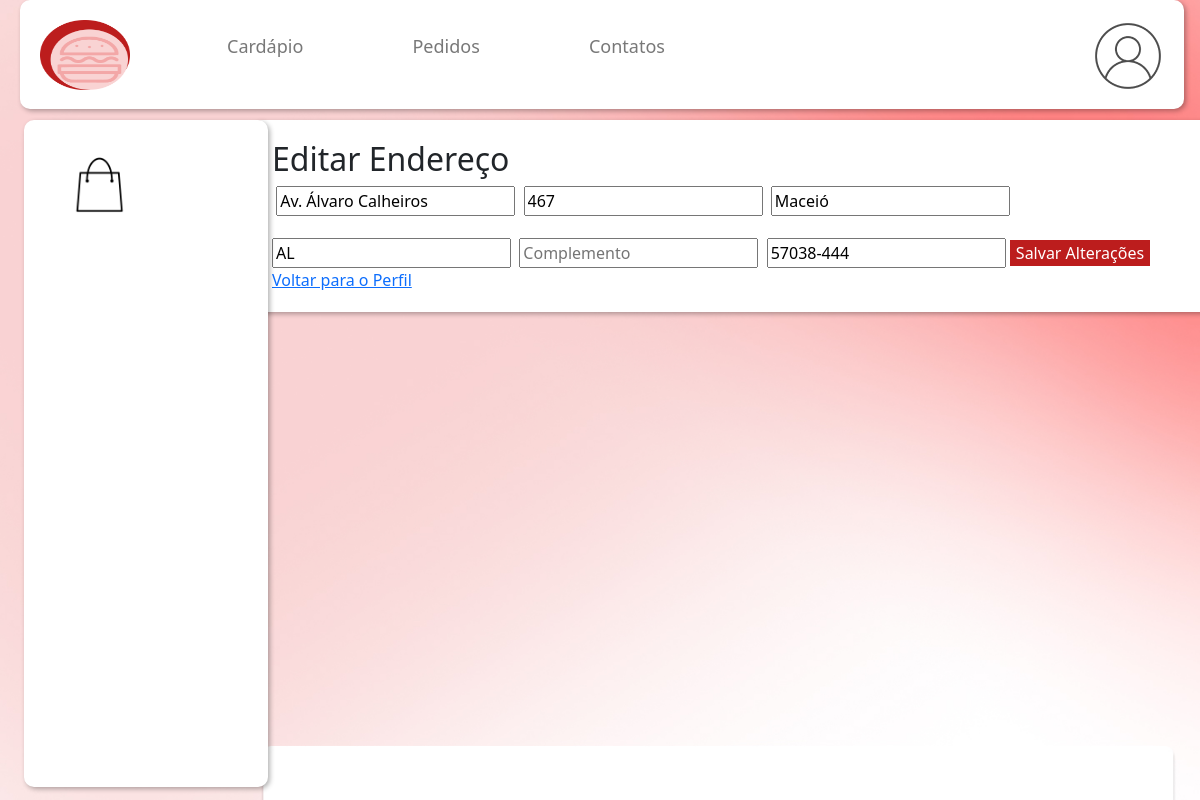
The app's page /edit_endereco/4/ (signed in) with its own data.
### app/models.py (models this page shows, shortened)
class Endereco(models.Model):
    user = models.ForeignKey(User, on_delete=models.CASCADE, related_name="enderecos")
    rua = models.CharField(max_length=500)
    numero = models.CharField(max_length=100)
    cidade = models.CharField(max_length=100)
    estado = models.CharField(max_length=100)
    complemento = models.CharField(max_length=500)
    cep = models.CharField(max_length=20)
    criado_em = models.DateTimeField(auto_now_add=True)

### app/views.py (the view, shortened to what this page needs)
# urls.py: path('edit_endereco/<int:endereco_id>/', edit_endereco, name='edit_endereco'),
def edit_endereco(request, endereco_id):
    endereco = get_object_or_404(Endereco, id=endereco_id, user=request.user)
    return render(request, 'dashboard/endereco_form.html', {'endereco': endereco})

### app/templates/dashboard/endereco_form.html (shortened to what this page needs)
{% extends 'dashboard/dashboard_main.html' %}
{% block sidebar %}
{% if request.user.is_authenticated %}
            <nav class="sidebar-nav">
                <a href="/sacola">
                    <img src="..\..\static\sacola.png" class="sacola">
                </a>
            </nav>
        {% endif %}
{% endblock %}
{% block content %}
{% if request.user.is_authenticated %}
<div class="profile">
    <h2>{% if endereco %}Editar Endereço{% else %}Adicionar Endereço{% endif %}</h2>
    <form method="POST">
        <input type="text" id="rua" name="rua" value="{{ endereco.rua|default:'' }}" placeholder="Rua" required>
        <input type="text" id="numero" name="numero" value="{{ endereco.numero|default:'' }}" placeholder="Número" required>
        <input type="text" id="cidade" name="cidade" value="{{ endereco.cidade|default:'' }}" placeholder="Cidade" required>
        <input type="text" id="estado" name="estado" value="{{ endereco.estado|default:'' }}" placeholder="Estado" required>
        <input type="text" id="complemento" name="complemento" value="{{ endereco.complemento|default:'' }}" placeholder="Complemento">
        <input type="text" id="cep" name="cep" value="{{ endereco.cep|default:'' }}" placeholder="CEP" required>
        <button type="submit" id="botao" class="mt-4" style="border: none;">{% if endereco %}Salvar Alterações{% else %}Adicionar Endereço{% endif %}</button>
    </form>
    <a href="/profile/">Voltar para o Perfil</a>
{% else %}
Você não tem acesso a essa página! Faça login: <br>
<a class="btn btn-dark mt-4 mt-4" href="/">Voltar</a>
{% endif %}
{% endblock %}

### app/static/css/style.css (style rules this page uses)
html { scroll-behavior: smooth; }
#botao { background-color: #BC1D1D; color:white; border: none; }
.background { background: #f0f0f0 url('../background_dashboard.jpg') no-repeat fixed center; background-size: cover; }
.button-container,.top-container,.sidebar,.content-bar,.profile { background-color: white; box-shadow: 2px 2px 5px rgba(0, 0, 0, 0.3); padding: 20px; border-radius: 10px; margin-left: 20px; }
.sidebar-nav a { color: #787878; text-decoration: none; padding: 10px 20px; display: block; font-size: 18px; }
.sacola { height: 72px; width: 72px; justify-self: flex-end; margin-top: auto; }
.profile { width: 80vw; }

### records on screen
Endereco: rua "Av. Álvaro Calheiros", numero "467", cidade "Maceió", estado "AL", cep "57038-444"
